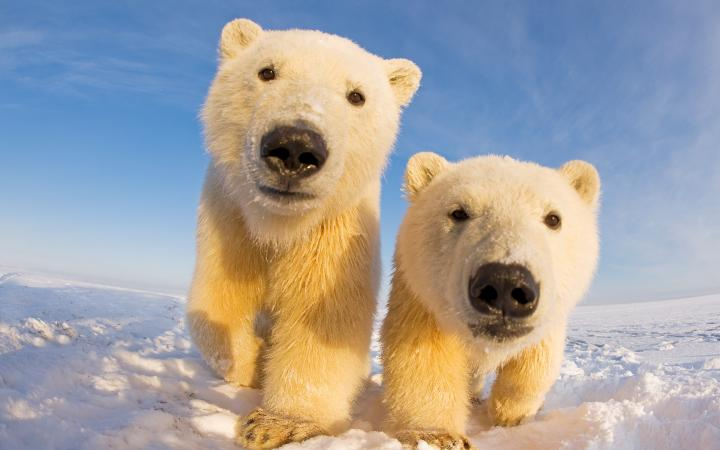
#> input picture image.jpg, 720 x 450 px
$ python show_rgb.py image.jpg
#> lines starting #> are read from the running program, lines starting #| are printed output that depends on the picture
import PIL
from PIL import Image
from PIL import ImageOps
import sys

if len(sys.argv) > 1:
	img = sys.argv[1]


image = Image.open(img).convert("RGB")
#> image is the input picture: PIL image 720x450 RGB; mean R, G, B 162.8, 160.7, 160.6
chan = image.split()

red = chan[0]
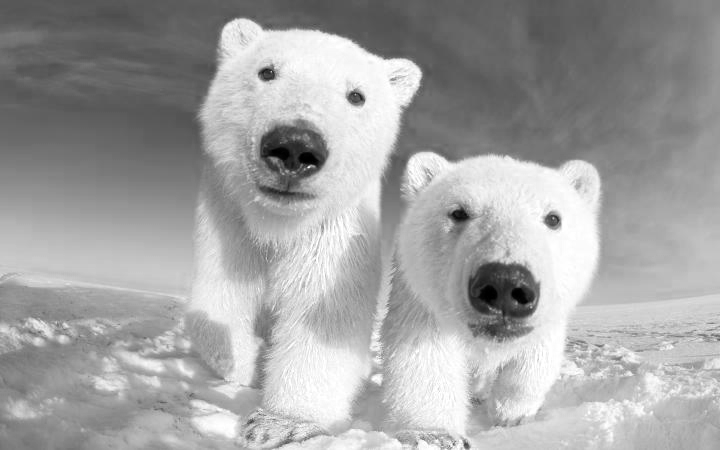
#> red: PIL image 720x450 L; min 0, max 255, mean 162.8
red = ImageOps.colorize(red,(255,255,255),(255,0,0))
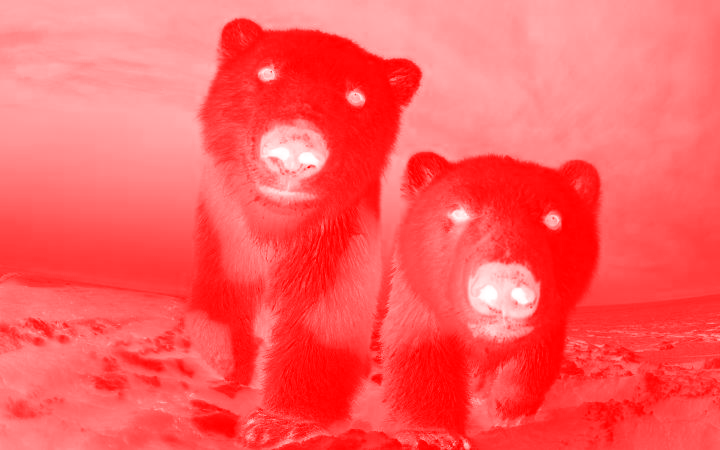
#> red: PIL image 720x450 RGB; mean R, G, B 255, 92.2, 92.2
red.show()
green = chan[1]
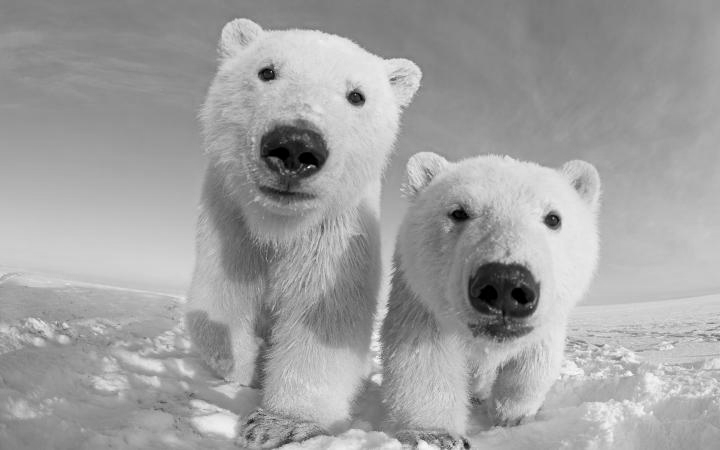
#> green: PIL image 720x450 L; min 0, max 252, mean 160.7
green = ImageOps.colorize(green,(255,255,255),(0,255,0))
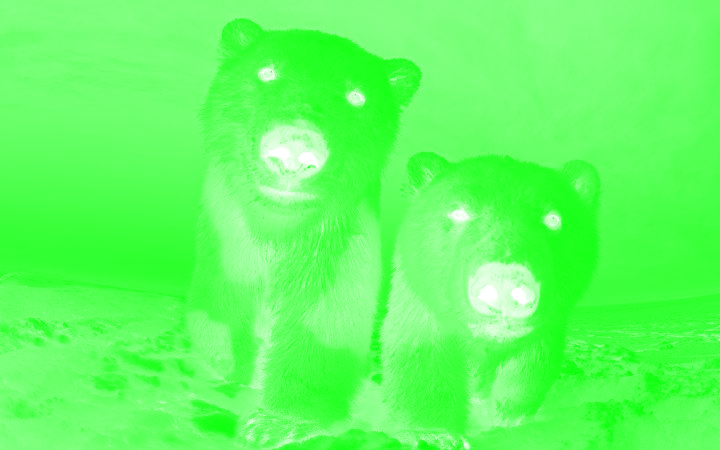
#> green: PIL image 720x450 RGB; mean R, G, B 94.3, 255, 94.3
green.show()
blue = chan[2]
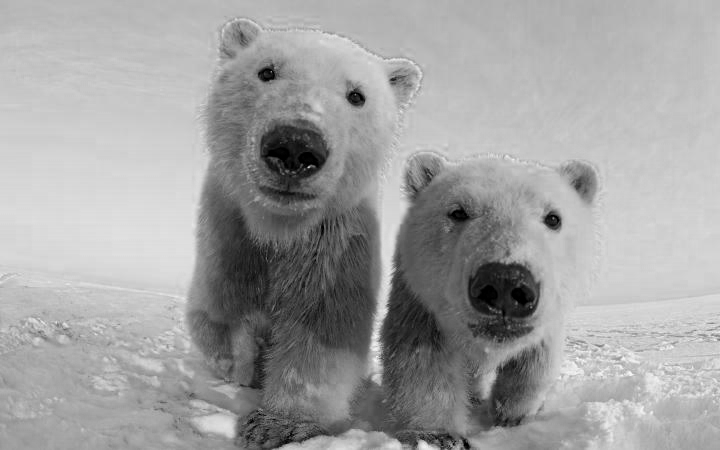
#> blue: PIL image 720x450 L; min 0, max 253, mean 160.6
blue = ImageOps.colorize(blue,(255,255,255),(0,0,255))
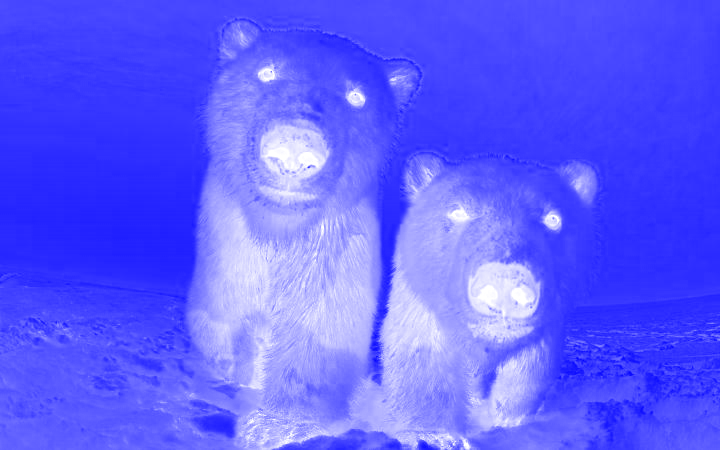
#> blue: PIL image 720x450 RGB; mean R, G, B 94.4, 94.4, 255
blue.show()
